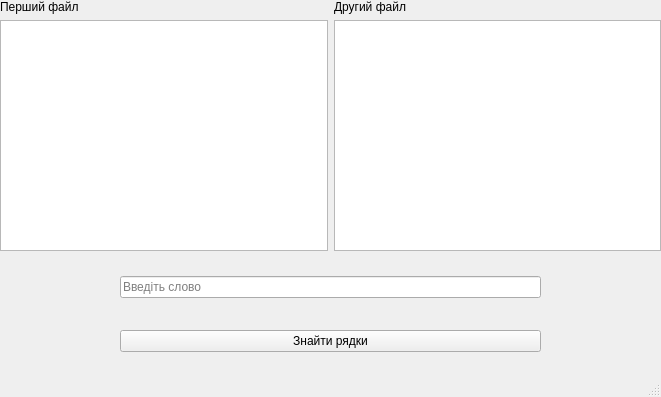
<?xml version="1.0" encoding="UTF-8"?>
<ui version="4.0">
 <class>MainWindow</class>
 <widget class="QMainWindow" name="MainWindow">
  <property name="geometry">
   <rect>
    <x>0</x>
    <y>0</y>
    <width>661</width>
    <height>397</height>
   </rect>
  </property>
  <property name="windowTitle">
   <string>MainWindow</string>
  </property>
  <widget class="QWidget" name="centralwidget">
   <widget class="QWidget" name="verticalLayoutWidget">
    <property name="geometry">
     <rect>
      <x>120</x>
      <y>250</y>
      <width>421</width>
      <height>128</height>
     </rect>
    </property>
    <layout class="QVBoxLayout" name="verticalLayout">
     <item>
      <widget class="QLineEdit" name="word">
       <property name="placeholderText">
        <string>Введіть слово</string>
       </property>
      </widget>
     </item>
     <item>
      <widget class="QPushButton" name="find_btn">
       <property name="text">
        <string>Знайти рядки</string>
       </property>
      </widget>
     </item>
    </layout>
   </widget>
   <widget class="QWidget" name="horizontalLayoutWidget">
    <property name="geometry">
     <rect>
      <x>0</x>
      <y>0</y>
      <width>661</width>
      <height>251</height>
     </rect>
    </property>
    <layout class="QHBoxLayout" name="horizontalLayout">
     <item>
      <layout class="QVBoxLayout" name="verticalLayout_3">
       <item>
        <widget class="QLabel" name="label">
         <property name="text">
          <string>Перший файл</string>
         </property>
        </widget>
       </item>
       <item>
        <widget class="QTextEdit" name="file1"/>
       </item>
      </layout>
     </item>
     <item>
      <layout class="QVBoxLayout" name="verticalLayout_2">
       <item>
        <widget class="QLabel" name="label_2">
         <property name="text">
          <string>Другий файл</string>
         </property>
        </widget>
       </item>
       <item>
        <widget class="QTextEdit" name="file2"/>
       </item>
      </layout>
     </item>
    </layout>
   </widget>
  </widget>
  <widget class="QMenuBar" name="menubar">
   <property name="geometry">
    <rect>
     <x>0</x>
     <y>0</y>
     <width>661</width>
     <height>21</height>
    </rect>
   </property>
  </widget>
  <widget class="QStatusBar" name="statusbar"/>
 </widget>
 <resources/>
 <connections/>
</ui>
